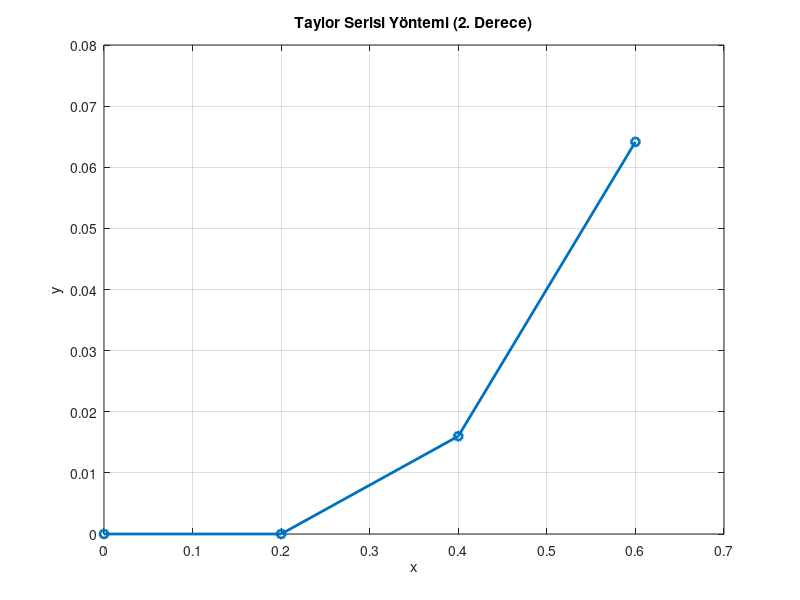

This chart was generated by the following MATLAB code:
clc; clear; close all;

f = @(x, y) x.^2 + y.^2;
df = @(x, y, dy) 2*x + 2*y.*dy;

x0 = 0; y0 = 0; h = 0.2; N = 3;

x = x0:h:x0 + N*h;
y = zeros(1, N+1);
y(1) = y0;

for n = 1:N
    dy = f(x(n), y(n));
    ddy = df(x(n), y(n), dy);
    y(n+1) = y(n) + h*dy + (h^2/2)*ddy;
end

fprintf("Adım\t x_n\t\t y_n (Taylor)\n");
for n = 1:N+1
    fprintf("%d\t %.1f\t\t %.6f\n", n-1, x(n), y(n));
end

% Grafik
figure;
plot(x, y, '-o', 'LineWidth', 2);
title('Taylor Serisi Yöntemi (2. Derece)');
xlabel('x'); ylabel('y');
grid on;
